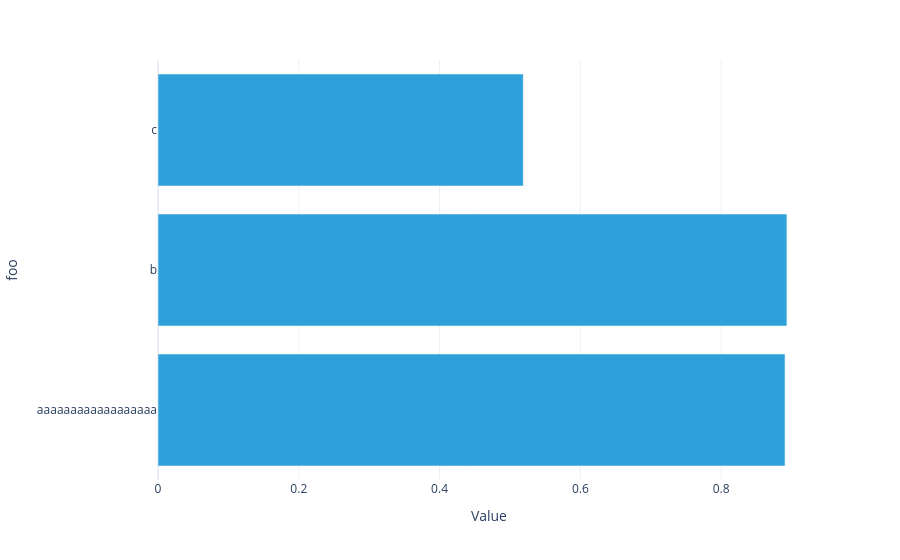

The notebook cell this image was saved under:
### Code cell
U1.visualize()

### Figure 1 — Plotly figure (JSON) as saved in the notebook; plotly's stock layout.template omitted (floating-point values rounded to 4 significant figures)
{"data": [{"hovertemplate": "Value=%{x}<br>foo=%{y}<extra></extra>", "legendgroup": "", "marker": {"color": "#2fa1da", "pattern": {"shape": ""}}, "name": "", "orientation": "h", "showlegend": false, "textposition": "auto", "type": "bar", "x": [0.8908, 0.8934, 0.5189], "xaxis": "x", "y": ["aaaaaaaaaaaaaaaaaa", "b", "c"], "yaxis": "y"}], "layout": {"barmode": "relative", "legend": {"title": {}, "tracegroupgap": 0}, "margin": {"t": 60}, "xaxis": {"anchor": "y", "domain": [0, 1], "title": {"text": "Value"}}, "yaxis": {"anchor": "x", "domain": [0, 1], "title": {"text": "foo"}}}}
